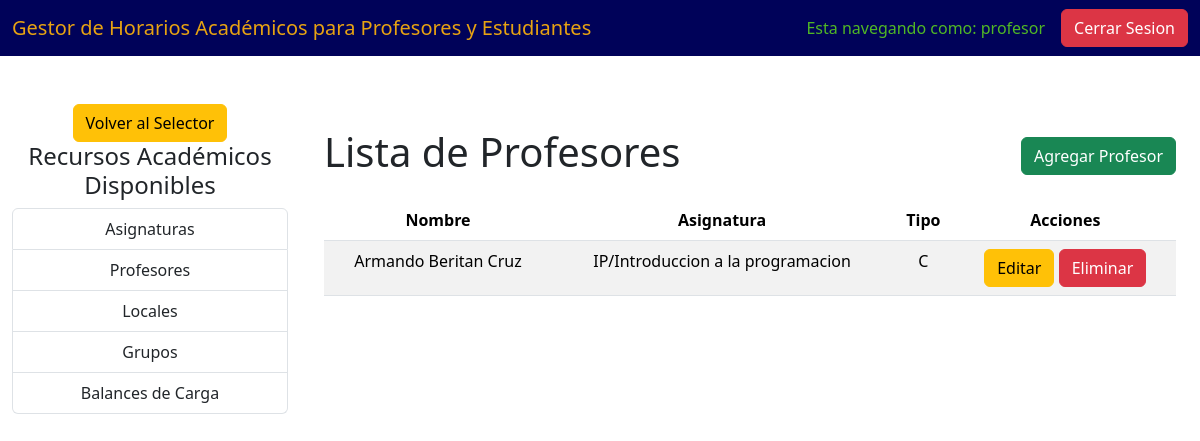
Page /recursos/ListarProfesores/ (signed in) on the committed database.
### Recursos/models.py (models this page shows, shortened)
class Profesor(models.Model):
    tipo = models.CharField(max_length=2, choices=[('CP', 'Clase Practica'), ('C', 'Conferencia'), ('L', 'Laboratorio'), ('T', 'Taller'), ('S', 'Seminario')], default='C')
    asignatura = models.ForeignKey(Asignatura, null=True, blank=True, on_delete=models.CASCADE)
    nombre = models.CharField(max_length=253)
    creador = models.ForeignKey(User, on_delete=models.CASCADE)  # Nuevo campo

class Asignatura(models.Model):
    siglas = models.CharField(max_length=10, default='')
    nombre = models.CharField(max_length=253)
    catedra = models.CharField(max_length=255, default='')
    creador = models.ForeignKey(User, on_delete=models.CASCADE)  # Nuevo campo
    def __str__(self):
        return f"{self.siglas}/{self.nombre}"

### Recursos/views.py (the view)
# urls.py: path('ListarProfesores/', l_profesores, name='Listar_Profesores'),
@login_required
@grupo_requerido('Profesor de Año')
def l_profesores(request):
    is_admin = request.user.groups.filter(name='Administrador').exists()  # Verificar si es administrador
    if is_admin:
        profesores = Profesor.objects.all()
    else:
        profesores = Profesor.objects.filter(creador=request.user)
    return render(request, 'Recursos/Profesores/listar_profesores.html', {'profesores': profesores, 'is_admin': is_admin})

### Recursos/views.py (called while the page is built)
def grupo_requerido(grupo):
    def in_grupo(user):
        return user.groups.filter(name=grupo).exists()
    return user_passes_test(in_grupo)

### Recursos/templates/Recursos/Profesores/listar_profesores.html (shortened to what this page needs)
{% extends 'Recursos/recursos.html' %}
{% load static %}
{% block recurso %}
<div class="container">
    <div class="d-flex justify-content-between align-items-center mt-4 mb-3">
        <h1>Lista de Profesores</h1>
        <a href="{% url 'Crear_Profesores' %}" class="btn btn-success">Agregar Profesor</a>
    </div>
    {% if profesores %}
        <table class="table table-striped">
            <thead>
                <tr>
                    <th>Nombre</th>
                    <th>Asignatura</th>
                    <th>Tipo</th>
                    <th>Acciones</th>
                </tr>
            </thead>
            <tbody>
                {% for profesor in profesores %}
                <tr>
                    <td>{{ profesor.nombre }}</td>
                    <td>{{ profesor.asignatura }}</td>
                    <td>{{ profesor.tipo }}</td>
                    <td>
                        {% if is_admin or profesor.creador == request.user %}
                        <a href="{% url 'Editar_Profesores' profesor.id %}" class="btn btn-warning">Editar</a>
                        <a href="{% url 'Quitar_Profesores' profesor.id %}" class="btn btn-danger">Eliminar</a>
                        {% endif %}
                    </td>
                </tr>
                {% endfor %}
            </tbody>
        </table>
    {% else %}
        <div class="alert alert-info" role="alert">
            No hay profesores disponibles.
        </div>
    {% endif %}
</div>
{% endblock %}

### Base/templates/Base/selector.html (shortened to what this page needs)
{% load static %}
<!DOCTYPE html>
<html lang="en">
<head>
    <link href="{% static 'css/bootstrap.min.css' %}" rel="stylesheet">
</head>
<body>
    <nav class="navbar navbar-expand-lg navbar-light" style="background-color: rgb(0, 2, 89);">
        <div class="container-fluid">
            <a class="navbar-brand" href="https://eva.uci.cu/" style="color: rgb(231, 163, 18);">
                Gestor de Horarios Académicos para Profesores y Estudiantes
            </a>
            <div class="collapse navbar-collapse" id="navbarNav">
                <div class="ms-auto d-flex align-items-center">
                    <span class="login me-3" style="color: rgb(80, 184, 37);">Esta navegando como: {{ user.username }}</span>
                    <a href={% url 'Salir' %} class="btn btn-danger">Cerrar Sesion</a>
                </div>
            </div>
        </div>
    </nav>
    {% block recursos %}{% endblock %}
</body>
</html>

### rows in the picture
Profesor: nombre "Armando Beritan Cruz", asignatura "IP/Introduccion a la programacion", tipo "C", shows "Editar"

### other values in the picture
{{ user.username }} "profesor"
